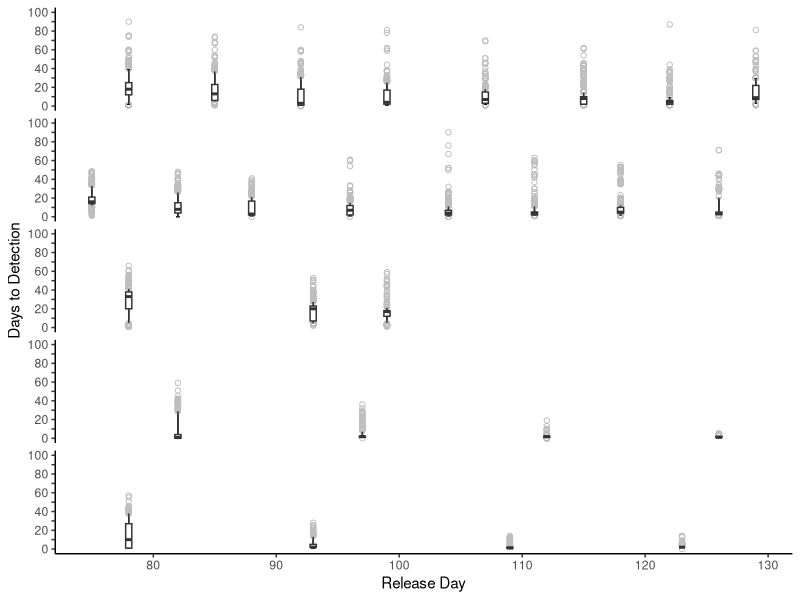
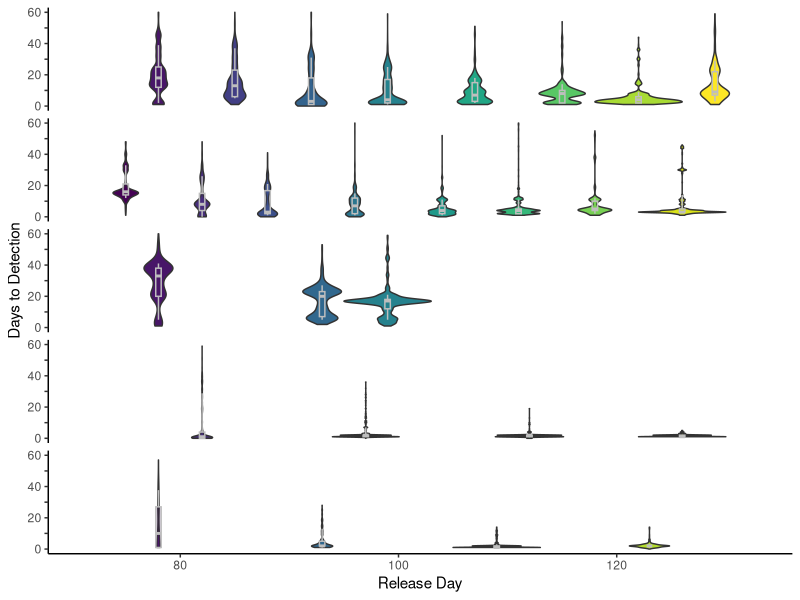
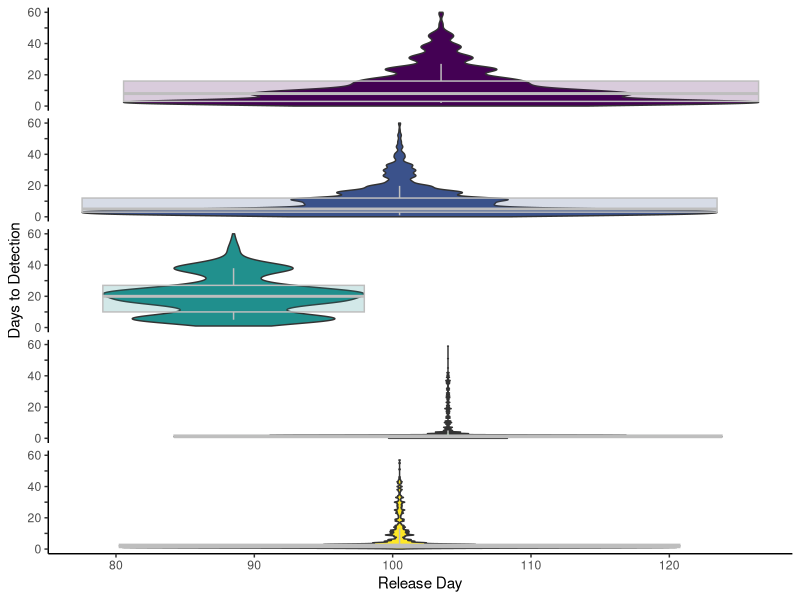
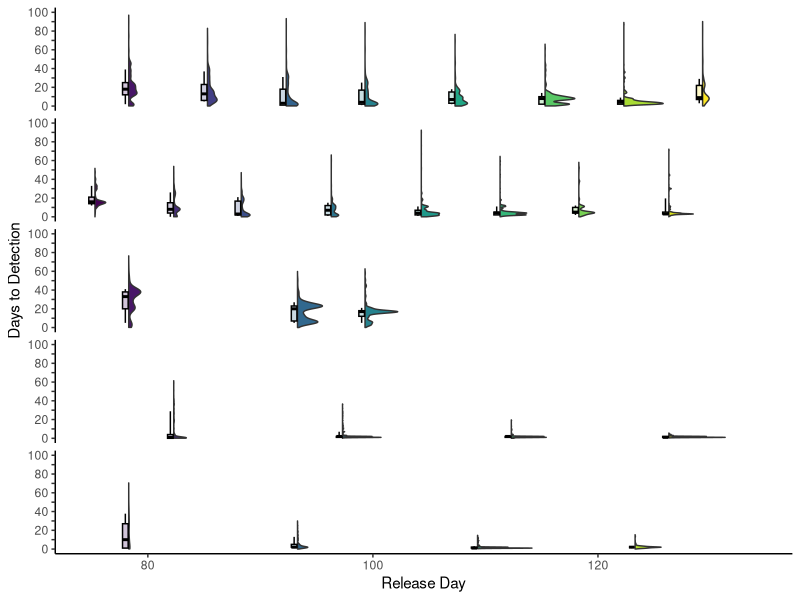

These figures' R source, in order:
#Goal: Plot variability of hatchery coho smolt releases timing.
#Input file was created by WSP Yr26 members.

library(dplyr)
library(tidyr)
library(ggplot2)
library(gridExtra)
library(lubridate)
library(viridis)

####Read in data####
fish <- read.csv('data/Final_Data_All_Years20200306.csv',sep = ',') #18402 obs of 8 variables

#formatting
fish <- fish %>% 
  mutate(Release_Date = as.Date(Release_Date, format = '%m/%d/%Y'))  %>% 
  mutate(Date._of_Detect = as.Date(Date._of_Detect, format = '%m/%d/%Y'))

str(fish)

####Plot Setup Functions ####

#Custom tick mark labels (i.e. label every other one but tick mark each unit)
#https://stackoverflow.com/questions/34533472/insert-blanks-into-a-vector-for-e-g-minor-tick-labels-in-r/34533473#34533473

every_nth <- function(x, nth, empty = TRUE, inverse = FALSE) 
{
  if (!inverse) {
    if (empty) {
      x[1:nth == 1] <- ""
      x
    } else {
      x[1:nth != 1]
    }
  } else {
    if (empty) {
      x[1:nth != 1] <- ""
      x
    } else {
      x[1:nth == 1]
    }
  }
}

#Boxplot with wiskers being 10% and 90% pertentiles and outliers as open circles
# define the summary function
#https://stackoverflow.com/questions/4765482/changing-whisker-definition-in-geom-boxplot/4765608#4765608

#Function to change whiskers
stat_boxplot_custom <- function(mapping = NULL, data = NULL,
                                geom = "boxplot", position = "dodge",
                                ...,
                                qs = c(.05, .25, 0.5, 0.75, 0.95),
                                na.rm = FALSE,
                                show.legend = NA,
                                inherit.aes = TRUE) {
  layer(
    data = data,
    mapping = mapping,
    stat = StatBoxplotCustom,
    geom = geom,
    position = position,
    show.legend = show.legend,
    inherit.aes = inherit.aes,
    params = list(
      na.rm = na.rm,
      qs = qs,
      ...
    )
  )
}

StatBoxplotCustom <- ggproto("StatBoxplotCustom", Stat,
                             required_aes = c("x", "y"),
                             non_missing_aes = "weight",
                             
                             setup_params = function(data, params) {
                               params$width <- ggplot2:::"%||%"(
                                 params$width, (resolution(data$x) * 0.75)
                               )
                               
                               if (is.double(data$x) && !ggplot2:::has_groups(data) && any(data$x != data$x[1L])) {
                                 warning(
                                   "Continuous x aesthetic -- did you forget aes(group=...)?",
                                   call. = FALSE
                                 )
                               }
                               
                               params
                             },
                             
                             compute_group = function(data, scales, width = NULL, na.rm = FALSE, qs = c(.05, .25, 0.5, 0.75, 0.95)) {
                               
                               if (!is.null(data$weight)) {
                                 mod <- quantreg::rq(y ~ 1, weights = weight, data = data, tau = qs)
                                 stats <- as.numeric(stats::coef(mod))
                               } else {
                                 stats <- as.numeric(stats::quantile(data$y, qs))
                               }
                               names(stats) <- c("ymin", "lower", "middle", "upper", "ymax")
                               iqr <- diff(stats[c(2, 4)])
                               
                               outliers <- (data$y < stats[1]) | (data$y > stats[5])
                               
                               if (length(unique(data$x)) > 1)
                                 width <- diff(range(data$x)) * 0.9
                               
                               df <- as.data.frame(as.list(stats))
                               df$outliers <- list(data$y[outliers])
                               
                               if (is.null(data$weight)) {
                                 n <- sum(!is.na(data$y))
                               } else {
                                 # Sum up weights for non-NA positions of y and weight
                                 n <- sum(data$weight[!is.na(data$y) & !is.na(data$weight)])
                               }
                               
                               df$notchupper <- df$middle + 1.58 * iqr / sqrt(n)
                               df$notchlower <- df$middle - 1.58 * iqr / sqrt(n)
                               
                               df$x <- if (is.factor(data$x)) data$x[1] else mean(range(data$x))
                               df$width <- width
                               df$relvarwidth <- sqrt(n)
                               df
                             }
)





####Boxplot of movement ####
custom_breaks <- seq(0,100,10) #CUSTOM TICKMARKS

ggplot(fish, aes(x = Ordinal_Day_From_Release, y = Days_to_Detect, group = Ordinal_Day_From_Release)) +
  stat_boxplot_custom(qs = c(0.1, 0.25, 0.5, 0.75, 0.9), geom = 'errorbar', linetype = 1, width = 0.3) +
  stat_boxplot_custom(qs = c(0.1, 0.25, 0.5, 0.75, 0.9), outlier.shape = 1, outlier.colour = "gray", width = 0.5) +
  facet_wrap(Water_Year ~ ., ncol = 1) +
  # geom_point(data = Fish.Growth.ALL.SH.summary,aes(x = SamplingMonth.y, y = MSGR_mean), size = 2) + #add mean point for each month
  theme_classic() +
  scale_y_continuous(limits = c(0,100), breaks = custom_breaks,
                     labels = every_nth(custom_breaks, 2, inverse = TRUE)) +
  ylab("Days to Detection") +
  xlab("Release Day") +
  theme(strip.background = element_blank(), strip.text.x = element_blank())


#violin plot behind boxplot with color (no outliers).
ggplot(fish, aes(x = Ordinal_Day_From_Release, y = Days_to_Detect, fill = Ordinal_Day_From_Release, group = Ordinal_Day_From_Release)) +
  geom_violin(width = 8) +
  stat_boxplot_custom(qs = c(0.1, 0.25, 0.5, 0.75, 0.9), outlier.shape = NA, width = 0.5, color = "grey", alpha = 0.2) +
  facet_wrap(Water_Year ~ ., ncol = 1) +
  # geom_point(data = Fish.Growth.ALL.SH.summary,aes(x = SamplingMonth.y, y = MSGR_mean), size = 2) + #add mean point for each month
  theme_classic() +
  scale_fill_viridis() +
  scale_y_continuous(limits = c(0,60), breaks = custom_breaks,
                     labels = every_nth(custom_breaks, 2, inverse = TRUE)) +
  ylab("Days to Detection") +
  xlab("Release Day") +
  theme(strip.background = element_blank(), strip.text.x = element_blank()) +
  theme(legend.position =  "none", plot.title = element_text(size = 11)) 

#Violin Boxplot by year
ggplot(fish, aes(x = Ordinal_Day_From_Release, y = Days_to_Detect, fill = Water_Year)) +
  geom_violin() +
  stat_boxplot_custom(qs = c(0.1, 0.25, 0.5, 0.75, 0.9), outlier.shape = NA, width = 0.2, color = "grey", alpha = 0.2) +
  facet_wrap(Water_Year ~ ., ncol = 1) +
  # geom_point(data = Fish.Growth.ALL.SH.summary,aes(x = SamplingMonth.y, y = MSGR_mean), size = 2) + #add mean point for each month
  theme_classic() +
  scale_fill_viridis() +
  scale_y_continuous(limits = c(0,60), breaks = custom_breaks,
                     labels = every_nth(custom_breaks, 2, inverse = TRUE)) +
  ylab("Days to Detection") +
  xlab("Release Day") +
  theme(strip.background = element_blank(), strip.text.x = element_blank()) +
  theme(legend.position =  "none", plot.title = element_text(size = 11)) 


####Disribution next to boxplot

"%||%" <- function(a, b) {
  if (!is.null(a)) a else b
}

geom_flat_violin <- function(mapping = NULL, data = NULL, stat = "ydensity",
                             position = "dodge", trim = TRUE, scale = "area",
                             show.legend = NA, inherit.aes = TRUE, ...) {
  layer(
    data = data,
    mapping = mapping,
    stat = stat,
    geom = GeomFlatViolin,
    position = position,
    show.legend = show.legend,
    inherit.aes = inherit.aes,
    params = list(
      trim = trim,
      scale = scale,
      ...
    )
  )
}

#' @rdname ggplot2-ggproto
#' @format NULL
#' @usage NULL
#' @export
GeomFlatViolin <-
  ggproto("GeomFlatViolin", Geom,
          setup_data = function(data, params) {
            data$width <- data$width %||%
              params$width %||% (resolution(data$x, FALSE) * 0.9)
            
            # ymin, ymax, xmin, and xmax define the bounding rectangle for each group
            data %>%
              group_by(group) %>%
              mutate(ymin = min(y),
                     ymax = max(y),
                     xmin = x,
                     xmax = x + width / 2)
            
          },
          
          draw_group = function(data, panel_scales, coord) {
            # Find the points for the line to go all the way around
            data <- transform(data, xminv = x,
                              xmaxv = x + violinwidth * (xmax - x))
            
            # Make sure it's sorted properly to draw the outline
            newdata <- rbind(plyr::arrange(transform(data, x = xminv), y),
                             plyr::arrange(transform(data, x = xmaxv), -y))
            
            # Close the polygon: set first and last point the same
            # Needed for coord_polar and such
            newdata <- rbind(newdata, newdata[1,])
            
            ggplot2:::ggname("geom_flat_violin", GeomPolygon$draw_panel(newdata, panel_scales, coord))
          },
          
          draw_key = draw_key_polygon,
          
          default_aes = aes(weight = 1, colour = "grey20", fill = "white", size = 0.5,
                            alpha = NA, linetype = "solid"),
          
          required_aes = c("x", "y")
  )


# Final plot inspired from @jbburant: https://gist.github.com/jbburant/b3bd4961f3f5b03aeb542ed33a8fe062

ggplot(fish, aes(x = Ordinal_Day_From_Release, y = Days_to_Detect, fill = Ordinal_Day_From_Release, group = Ordinal_Day_From_Release)) + 
  facet_wrap(Water_Year ~ ., ncol = 1) +
  geom_flat_violin(scale = "count", trim = FALSE, width = 10, position = position_nudge(.3)) +
  scale_fill_viridis() +
  stat_boxplot_custom(qs = c(0.1, 0.25, 0.5, 0.75, 0.9), outlier.shape = NA, width = 0.5, color = "black", alpha = 0.25) +
  # stat_summary(fun.data = mean_sdl, fun.args = list(mult = 1), geom = "pointrange") +
  # geom_dotplot(binaxis = "y", dotsize = 0.8, stackdir = "down", binwidth = 0.3, position = position_nudge(-0.025)) + 
  theme_classic() +
  theme(legend.position = "none") + 
  scale_y_continuous(limits = c(0,100), breaks = custom_breaks,
                     labels = every_nth(custom_breaks, 2, inverse = TRUE)) +
  ylab("Days to Detection") +
  xlab("Release Day") +
  theme(strip.background = element_blank(), strip.text.x = element_blank())



